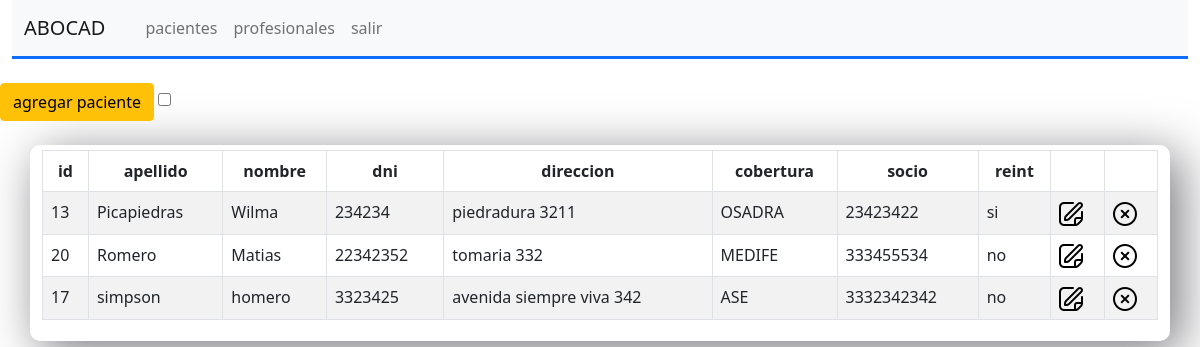
Before: /modules/pacientes/pacientes.php with the older database file.
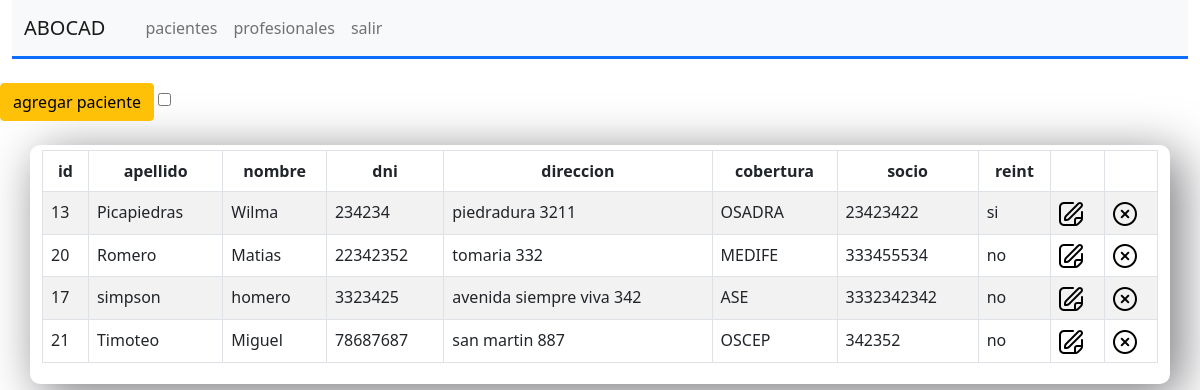
After: the same page with the newer database file.
### tables this page shows
CREATE TABLE IF NOT EXISTS `pacientes` (
  `id` int NOT NULL AUTO_INCREMENT,
  `apellido` varchar(100) NOT NULL,
  `nombre` varchar(100) NOT NULL,
  `dni` varchar(8) NOT NULL,
  `direccion` varchar(150) NOT NULL,
  `cobertura1` tinyint NOT NULL,
  `c1numero` bigint NOT NULL,
  `contacto` text NOT NULL,
  `estado` tinyint(1) NOT NULL DEFAULT '1',
  `reintegro` tinyint DEFAULT '0',
  PRIMARY KEY (`id`),
  UNIQUE KEY `dni` (`dni`),
  KEY `FK_cobertura_persona` (`cobertura1`)
);

CREATE TABLE IF NOT EXISTS `coberturas` (
  `id` int NOT NULL AUTO_INCREMENT,
  `nombre` varchar(150) NOT NULL,
  PRIMARY KEY (`id`)
);

### modules/db/dbConnection.php (called while the page is built, shortened)
<?php
    class db {
        public static function conectar() {
            try {
                $dbUser = 'root';
                $dbPassword = '';
                $conn = new PDO('mysql:host=localhost; dbname=abocad', $dbUser, $dbPassword);
                return $conn;
            } catch (PDOException $error1) {
                echo 'no es posible conectarse con la base de datos ('.$error1->getMessage().')';
            } catch (Exception $error2) {
                echo 'error general ('.$error2->getMessage().')';
            }
        }
    }
?>

### modules/pacientes/pacientes.php (the view, shortened to what this page needs)
<!DOCTYPE html>
<html lang="en">
<head>
    <link rel="stylesheet" href="./pacientes.css">
    <link rel="stylesheet" href="../../assets/bootstrap/css/bootstrap.min.css">
    <link rel="stylesheet" href="pacientes.css">
    <link rel="stylesheet" type="text/css" href="../../assets/datatables/datatables.min.css">
    <link rel="stylesheet" type="text/css" href="../../assets/datatables/DataTables-1.12.1/css/dataTables.bootstrap5.min.css">
</head>
<body>
    <?php require_once('../navBar.php'); ?>
    <div class="form-group">
        <br/>
            <a href="./pacientesAdd.php" class="btn btn-warning" disabled>agregar paciente</a>
            <input type="checkbox" name="verActivos" value="si">
        <br/><br/>
    </div>
    <div class="container caja">
        <div class="row">
            <div class="col-lg-12">
            <div class="table-responsive">
                <table id="example" class="table table-striped table-bordered table-condensed" style="width:100%" >
                    <thead class="text-center">
                        <tr>
                            <th>id</th>
                            <th>apellido</th>
                            <th>nombre</th>
                            <th>dni</th>
                            <th>direccion</th>
                            <th>cobertura</th>
                            <th>socio</th>
                            <th>reint</th>
                            <th></th>
                            <th></th>
                        </tr>
                    </thead>
                    <tbody>
                    <?php
                        require_once("../db/dbConnection.php");
                        $sql = "select pacientes.id as id,apellido,pacientes.nombre,dni,direccion,
                            coberturas.nombre as cobertura,c1numero as socio,
                            case reintegro
                                when 0 then 'no'
                                when 1 then 'si'
                            end as reint,
                            estado
                            from pacientes inner join coberturas ON
                            pacientes.cobertura1 = coberturas.id
                            order by apellido,pacientes.nombre";
                        $resultado = db::conectar()->prepare($sql);
                        $resultado->execute();
                        $data = $resultado->fetchAll(PDO::FETCH_ASSOC);
                        foreach($data as $row) {
                            $estado = $row['estado'];
                    ?>
                            <?php if($estado==1) { ?>
                                <td><?php echo $row['id']; ?></td>
                                <td><?php echo $row['apellido']; ?></td>
                                <td><?php echo $row['nombre']; ?></td>
                                <td><?php echo $row['dni']; ?></td>
                                <td><?php echo $row['direccion']; ?></td>
                                <td><?php echo $row['cobertura']; ?></td>
                                <td><?php echo $row['socio']; ?></td>
                                <td><?php echo $row['reint']; ?></td>
                            <?php }?>
                            <td><a href="./pacientesEdit.php?id=<?php echo $row['id'] ?>"><img src="../../assets/icons/editar.png" alt="modificar"></a></td>
                            <td><a href="./pacientesDelete.php?id=<?php echo $row['id'] ?>"><img src="../../assets/icons/borrar.png" alt="borrar"></a></td>
                        <?php } ?>
                    </tbody>
                </table>
            </div>
            </div>
        </div>
    </div>
</body>
</html>

Changed rows visible on the page:
added pacientes: id "21", apellido "Timoteo", nombre "Miguel", dni "78687687", direccion "san martin 887", coberturas.nombre "OSCEP", c1numero "342352", reint "no"
